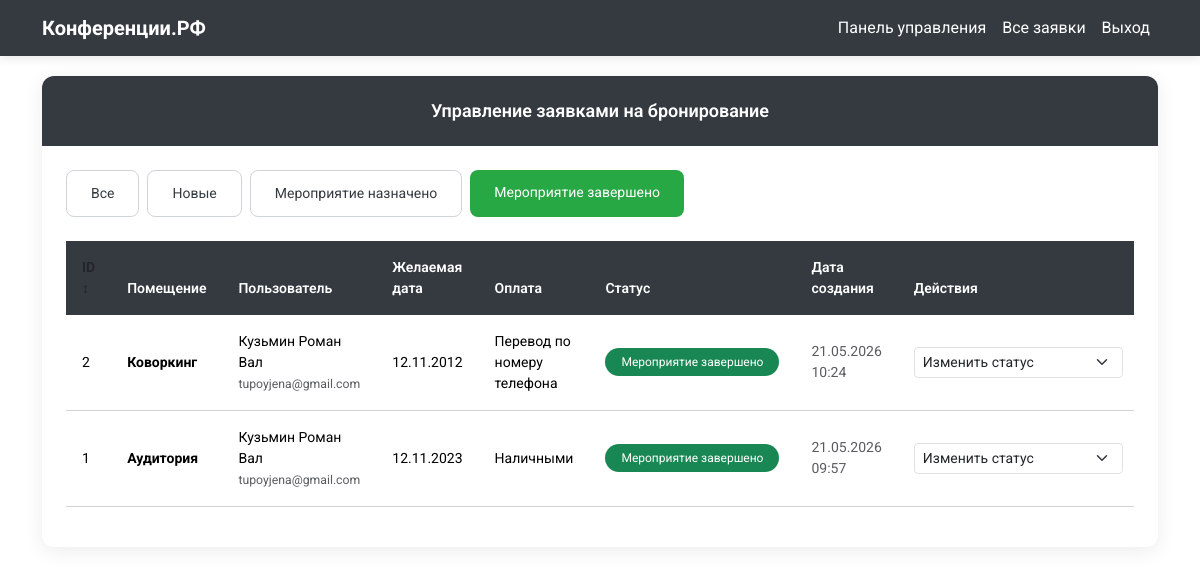
The app's page /admin/requests?status=completed&page=1 (signed in) with its own data.
### models.py (models this page shows, shortened)
class Request(db.Model):
    id = db.Column(db.Integer, primary_key=True)
    room_type = db.Column(db.String(50), nullable=False)  # аудитория, коворкинг, кинозал
    start_date = db.Column(db.Date, nullable=False)
    payment_method = db.Column(db.String(20), nullable=False)
    status = db.Column(db.String(30), default='new')
    created_at = db.Column(db.DateTime, default=datetime.utcnow)
    updated_at = db.Column(db.DateTime, default=datetime.utcnow, onupdate=datetime.utcnow)
    user_id = db.Column(db.Integer, db.ForeignKey('user.id'), nullable=False)
    def get_room_name(self):
        rooms = {
            'auditorium': 'Аудитория',
            'coworking': 'Коворкинг',
            'cinema': 'Кинозал'
        }
        return rooms.get(self.room_type, self.room_type)
    def get_payment_method_name(self):
        methods = {
            'cash': 'Наличными',
            'transfer': 'Перевод по номеру телефона'
        }
        return methods.get(self.payment_method, self.payment_method)

class User(UserMixin, db.Model):
    id = db.Column(db.Integer, primary_key=True)
    username = db.Column(db.String(100), unique=True, nullable=False)
    email = db.Column(db.String(100), unique=True, nullable=False)
    password_hash = db.Column(db.String(200), nullable=False)
    last_name = db.Column(db.String(50), nullable=False)
    first_name = db.Column(db.String(50), nullable=False)
    patronymic = db.Column(db.String(50), nullable=False)
    phone = db.Column(db.String(20), nullable=False)
    is_admin = db.Column(db.Boolean, default=False)
    created_at = db.Column(db.DateTime, default=datetime.utcnow)
    requests = db.relationship('Request', backref='user', lazy=True, cascade='all, delete-orphan')
    reviews = db.relationship('Review', backref='user', lazy=True, cascade='all, delete-orphan')
    def get_full_name(self):
        return f"{self.last_name} {self.first_name} {self.patronymic}"

### admin.py (the view)
@admin_bp.route('/requests')
@login_required
@admin_required
def admin_requests():
    status_filter = request.args.get('status', 'all')
    page = request.args.get('page', 1, type=int)
    per_page = 10  # постраничная навигация
    if status_filter == 'all':
        pagination = Request.query.order_by(Request.created_at.desc()).paginate(page=page, per_page=per_page, error_out=False)
        requests = pagination.items
    else:
        pagination = Request.query.filter_by(status=status_filter).order_by(Request.created_at.desc()).paginate(page=page, per_page=per_page, error_out=False)
        requests = pagination.items
    return render_template('admin/requests.html',
                           requests=requests,
                           current_filter=status_filter,
                           pagination=pagination)

### admin.py (called while the page is built)
def admin_required(f):
    @wraps(f)
    def decorated_function(*args, **kwargs):
        if not current_user.is_authenticated or not current_user.is_admin:
            flash('Доступ запрещен. Требуются права администратора.', 'danger')
            return redirect(url_for('login'))
        return f(*args, **kwargs)
    return decorated_function

### app.py (called while the page is built)
@login_manager.user_loader
def load_user(user_id):
    return User.query.get(int(user_id))

@app.context_processor
def utility_processor():
    def get_status_color(status):
        colors = {
            'new': 'warning',
            'appointed': 'primary',
            'completed': 'success'
        }
        return colors.get(status, 'secondary')
    def get_status_name(status):
        names = {
            'new': 'Новая',
            'appointed': 'Мероприятие назначено',
            'completed': 'Мероприятие завершено'
        }
        return names.get(status, status)
    def get_room_name(room_type):
        rooms = {
            'auditorium': 'Аудитория',
            'coworking': 'Коворкинг',
            'cinema': 'Кинозал'
        }
        return rooms.get(room_type, room_type)
    return dict(get_status_color=get_status_color, get_status_name=get_status_name, get_room_name=get_room_name)

### templates/admin/requests.html (shortened to what this page needs)
{% extends "base.html" %}
{% block page_content %}
<div class="card-modern card">
    <div class="card-header-modern text-white">
        <h3 class="mb-0">Управление заявками на бронирование</h3>
    </div>
    <div class="card-body p-4">
        <div class="d-flex flex-wrap gap-2 mb-4">
            <a href="{{ url_for('admin.admin_requests', status='all', page=1) }}" class="btn {% if current_filter == 'all' %}btn-gradient text-white{% else %}btn-outline-secondary{% endif %} btn-sm">Все</a>
            <a href="{{ url_for('admin.admin_requests', status='new', page=1) }}" class="btn {% if current_filter == 'new' %}btn-gradient text-white{% else %}btn-outline-secondary{% endif %} btn-sm">Новые</a>
            <a href="{{ url_for('admin.admin_requests', status='appointed', page=1) }}" class="btn {% if current_filter == 'appointed' %}btn-gradient text-white{% else %}btn-outline-secondary{% endif %} btn-sm">Мероприятие назначено</a>
            <a href="{{ url_for('admin.admin_requests', status='completed', page=1) }}" class="btn {% if current_filter == 'completed' %}btn-gradient text-white{% else %}btn-outline-secondary{% endif %} btn-sm">Мероприятие завершено</a>
        </div>
        {% if requests %}
            <div class="table-responsive">
                <table class="table table-hover align-middle">
                    <thead class="table-light">
                        <tr>
                            <th class="px-3 py-3">
                                <a href="#" class="text-decoration-none text-dark">ID ↕</a>
                            </th>
                            <th class="px-3 py-3">Помещение</th>
                            <th class="px-3 py-3">Пользователь</th>
                            <th class="px-3 py-3">Желаемая дата</th>
                            <th class="px-3 py-3">Оплата</th>
                            <th class="px-3 py-3">Статус</th>
                            <th class="px-3 py-3">Дата создания</th>
                            <th class="px-3 py-3">Действия</th>
                        </tr>
                    </thead>
                    <tbody>
                        {% for req in requests %}
                        <tr>
                            <td class="px-3 py-3">{{ req.id }}</td>
                            <td class="px-3 py-3"><strong>{{ req.get_room_name() }}</strong></td>
                            <td class="px-3 py-3">
                                {{ req.user.get_full_name() }}<br>
                                <small class="text-muted">{{ req.user.email }}</small>
                            </td>
                            <td class="px-3 py-3">{{ req.start_date.strftime('%d.%m.%Y') }}</td>
                            <td class="px-3 py-3">{{ req.get_payment_method_name() }}</td>
                            <td class="px-3 py-3">
                                <span class="badge bg-{{ get_status_color(req.status) }} px-3 py-2 rounded-pill">
                                    {{ get_status_name(req.status) }}
                                </span>
                            </td>
                            <td class="px-3 py-3 text-muted">{{ req.created_at.strftime('%d.%m.%Y %H:%M') }}</td>
                            <td class="px-3 py-3">
                                <form method="POST" action="{{ url_for('admin.change_request_status', request_id=req.id, new_status='') }}" onchange="this.submit()">
                                    <select name="new_status" class="form-select form-select-sm" style="width: auto; min-width: 180px;">
                                        <option value="" disabled selected>Изменить статус</option>
                                    </select>
                                </form>
                            </td>
                        </tr>
                        {% endfor %}
                    </tbody>
                </table>
            </div>
        {% else %}
            <div class="alert alert-info text-center">Заявок не найдено</div>
        {% endif %}
    </div>
</div>
{% endblock %}

### records on screen
Request: id "2", get_room_name "Коворкинг", user.get_full_name "Кузьмин Роман Вал", user.email "tupoyjena@gmail.com", start_date "12.11.2012", get_payment_method_name "Перевод по номеру телефона", status "Мероприятие завершено", created_at "21.05.2026 10:24"
Request: id "1", get_room_name "Аудитория", user.get_full_name "Кузьмин Роман Вал", user.email "tupoyjena@gmail.com", start_date "12.11.2023", get_payment_method_name "Наличными", status "Мероприятие завершено", created_at "21.05.2026 09:57"
